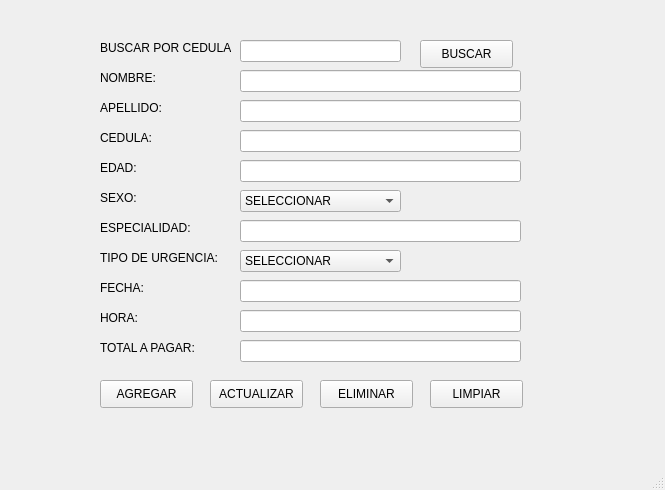
<?xml version="1.0" encoding="UTF-8"?>
<ui version="4.0">
 <class>vtnPrincipalSM</class>
 <widget class="QMainWindow" name="vtnPrincipalSM">
  <property name="geometry">
   <rect>
    <x>0</x>
    <y>0</y>
    <width>665</width>
    <height>490</height>
   </rect>
  </property>
  <property name="windowTitle">
   <string>MainWindow</string>
  </property>
  <widget class="QWidget" name="centralwidget">
   <widget class="QLabel" name="lbBuscarCedula">
    <property name="geometry">
     <rect>
      <x>100</x>
      <y>40</y>
      <width>131</width>
      <height>16</height>
     </rect>
    </property>
    <property name="text">
     <string>BUSCAR POR CEDULA: </string>
    </property>
   </widget>
   <widget class="QLineEdit" name="txtBuscarCedula">
    <property name="geometry">
     <rect>
      <x>240</x>
      <y>40</y>
      <width>161</width>
      <height>22</height>
     </rect>
    </property>
    <property name="maxLength">
     <number>10</number>
    </property>
   </widget>
   <widget class="QPushButton" name="btnBuscar">
    <property name="geometry">
     <rect>
      <x>420</x>
      <y>40</y>
      <width>93</width>
      <height>28</height>
     </rect>
    </property>
    <property name="text">
     <string>BUSCAR</string>
    </property>
   </widget>
   <widget class="QLabel" name="lbNombre">
    <property name="geometry">
     <rect>
      <x>100</x>
      <y>70</y>
      <width>131</width>
      <height>16</height>
     </rect>
    </property>
    <property name="text">
     <string>NOMBRE:</string>
    </property>
   </widget>
   <widget class="QLineEdit" name="txtNombre">
    <property name="geometry">
     <rect>
      <x>240</x>
      <y>70</y>
      <width>281</width>
      <height>22</height>
     </rect>
    </property>
    <property name="maxLength">
     <number>25</number>
    </property>
   </widget>
   <widget class="QLabel" name="lbApellido">
    <property name="geometry">
     <rect>
      <x>100</x>
      <y>100</y>
      <width>131</width>
      <height>16</height>
     </rect>
    </property>
    <property name="text">
     <string>APELLIDO:</string>
    </property>
   </widget>
   <widget class="QLabel" name="lbCedula">
    <property name="geometry">
     <rect>
      <x>100</x>
      <y>130</y>
      <width>131</width>
      <height>16</height>
     </rect>
    </property>
    <property name="text">
     <string>CEDULA:</string>
    </property>
   </widget>
   <widget class="QLabel" name="lbEdad">
    <property name="geometry">
     <rect>
      <x>100</x>
      <y>160</y>
      <width>131</width>
      <height>16</height>
     </rect>
    </property>
    <property name="text">
     <string>EDAD:</string>
    </property>
   </widget>
   <widget class="QLabel" name="lbSexo">
    <property name="geometry">
     <rect>
      <x>100</x>
      <y>190</y>
      <width>131</width>
      <height>16</height>
     </rect>
    </property>
    <property name="text">
     <string>SEXO:</string>
    </property>
   </widget>
   <widget class="QLineEdit" name="txtApellido">
    <property name="geometry">
     <rect>
      <x>240</x>
      <y>100</y>
      <width>281</width>
      <height>22</height>
     </rect>
    </property>
    <property name="maxLength">
     <number>25</number>
    </property>
   </widget>
   <widget class="QLineEdit" name="txtCedula">
    <property name="geometry">
     <rect>
      <x>240</x>
      <y>130</y>
      <width>281</width>
      <height>22</height>
     </rect>
    </property>
    <property name="maxLength">
     <number>10</number>
    </property>
   </widget>
   <widget class="QLineEdit" name="txtEdad">
    <property name="geometry">
     <rect>
      <x>240</x>
      <y>160</y>
      <width>281</width>
      <height>22</height>
     </rect>
    </property>
    <property name="maxLength">
     <number>3</number>
    </property>
   </widget>
   <widget class="QComboBox" name="cbSexo">
    <property name="geometry">
     <rect>
      <x>240</x>
      <y>190</y>
      <width>161</width>
      <height>22</height>
     </rect>
    </property>
    <item>
     <property name="text">
      <string>SELECCIONAR</string>
     </property>
    </item>
    <item>
     <property name="text">
      <string>MASCULINO</string>
     </property>
    </item>
    <item>
     <property name="text">
      <string>FEMENINO</string>
     </property>
    </item>
   </widget>
   <widget class="QPushButton" name="btnAgregar">
    <property name="geometry">
     <rect>
      <x>100</x>
      <y>380</y>
      <width>93</width>
      <height>28</height>
     </rect>
    </property>
    <property name="text">
     <string>AGREGAR</string>
    </property>
   </widget>
   <widget class="QPushButton" name="btnActualizar">
    <property name="geometry">
     <rect>
      <x>210</x>
      <y>380</y>
      <width>93</width>
      <height>28</height>
     </rect>
    </property>
    <property name="text">
     <string>ACTUALIZAR</string>
    </property>
   </widget>
   <widget class="QPushButton" name="btnEliminar">
    <property name="geometry">
     <rect>
      <x>320</x>
      <y>380</y>
      <width>93</width>
      <height>28</height>
     </rect>
    </property>
    <property name="text">
     <string>ELIMINAR</string>
    </property>
   </widget>
   <widget class="QPushButton" name="btnLimpiar">
    <property name="geometry">
     <rect>
      <x>430</x>
      <y>380</y>
      <width>93</width>
      <height>28</height>
     </rect>
    </property>
    <property name="text">
     <string>LIMPIAR</string>
    </property>
   </widget>
   <widget class="QLabel" name="lbEspecialidad">
    <property name="geometry">
     <rect>
      <x>100</x>
      <y>220</y>
      <width>131</width>
      <height>16</height>
     </rect>
    </property>
    <property name="text">
     <string>ESPECIALIDAD:</string>
    </property>
   </widget>
   <widget class="QLabel" name="lbFecha">
    <property name="geometry">
     <rect>
      <x>100</x>
      <y>280</y>
      <width>121</width>
      <height>16</height>
     </rect>
    </property>
    <property name="text">
     <string>FECHA:</string>
    </property>
   </widget>
   <widget class="QLabel" name="lbTotalPagar">
    <property name="geometry">
     <rect>
      <x>100</x>
      <y>340</y>
      <width>121</width>
      <height>16</height>
     </rect>
    </property>
    <property name="text">
     <string>TOTAL A PAGAR:</string>
    </property>
   </widget>
   <widget class="QLineEdit" name="txtFecha">
    <property name="geometry">
     <rect>
      <x>240</x>
      <y>280</y>
      <width>281</width>
      <height>22</height>
     </rect>
    </property>
    <property name="maxLength">
     <number>10</number>
    </property>
   </widget>
   <widget class="QLabel" name="lbTipoUrgencia">
    <property name="geometry">
     <rect>
      <x>100</x>
      <y>250</y>
      <width>131</width>
      <height>16</height>
     </rect>
    </property>
    <property name="text">
     <string>TIPO DE URGENCIA:</string>
    </property>
   </widget>
   <widget class="QLineEdit" name="txtTotalPagar">
    <property name="geometry">
     <rect>
      <x>240</x>
      <y>340</y>
      <width>281</width>
      <height>22</height>
     </rect>
    </property>
   </widget>
   <widget class="QComboBox" name="cbTipoUrgencia">
    <property name="geometry">
     <rect>
      <x>240</x>
      <y>250</y>
      <width>161</width>
      <height>22</height>
     </rect>
    </property>
    <item>
     <property name="text">
      <string>SELECCIONAR</string>
     </property>
    </item>
    <item>
     <property name="text">
      <string>BAJA</string>
     </property>
    </item>
    <item>
     <property name="text">
      <string>MEDIA</string>
     </property>
    </item>
    <item>
     <property name="text">
      <string>ALTA</string>
     </property>
    </item>
   </widget>
   <widget class="QLabel" name="lbHora">
    <property name="geometry">
     <rect>
      <x>100</x>
      <y>310</y>
      <width>55</width>
      <height>16</height>
     </rect>
    </property>
    <property name="text">
     <string>HORA:</string>
    </property>
   </widget>
   <widget class="QLineEdit" name="txtHora">
    <property name="geometry">
     <rect>
      <x>240</x>
      <y>310</y>
      <width>281</width>
      <height>22</height>
     </rect>
    </property>
    <property name="maxLength">
     <number>5</number>
    </property>
   </widget>
   <widget class="QLineEdit" name="txtEspecialidad">
    <property name="geometry">
     <rect>
      <x>240</x>
      <y>220</y>
      <width>281</width>
      <height>22</height>
     </rect>
    </property>
    <property name="maxLength">
     <number>25</number>
    </property>
   </widget>
  </widget>
  <widget class="QMenuBar" name="menubar">
   <property name="geometry">
    <rect>
     <x>0</x>
     <y>0</y>
     <width>665</width>
     <height>26</height>
    </rect>
   </property>
  </widget>
  <widget class="QStatusBar" name="statusbar"/>
 </widget>
 <resources/>
 <connections/>
</ui>
